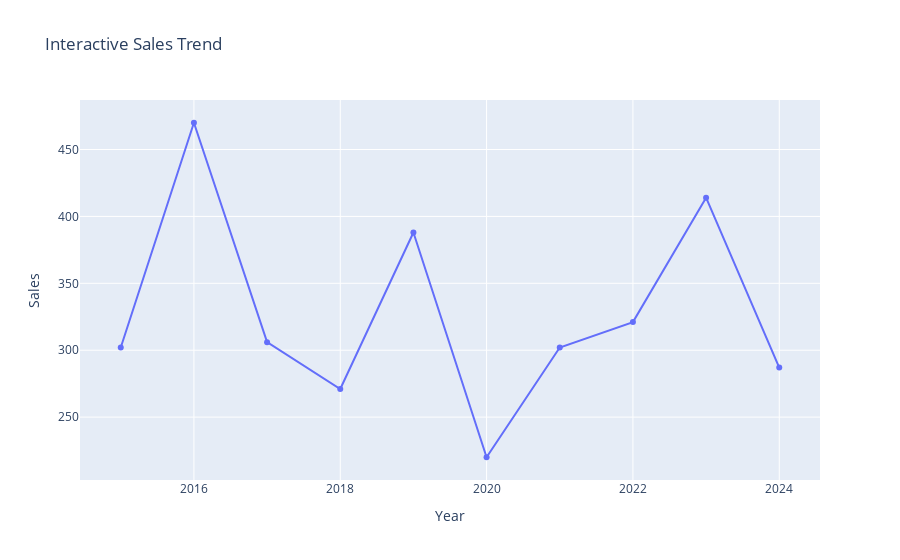
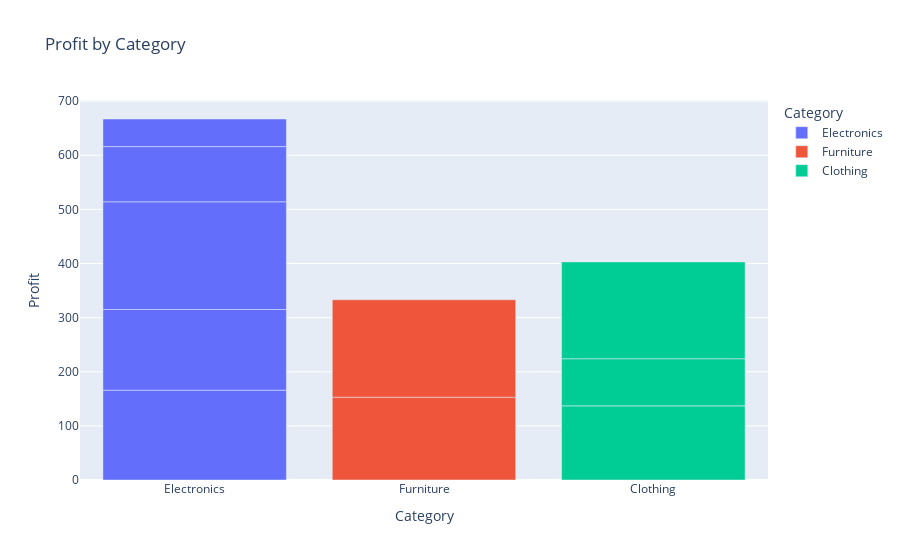
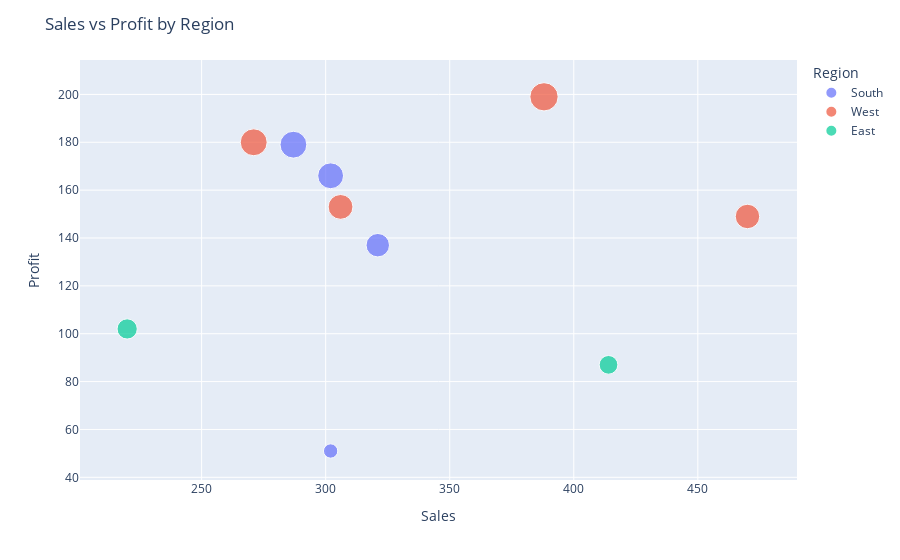

The notebook cell these images were saved under, in order:
### Code cell
import plotly.express as px

fig = px.line(data, x='Year', y='Sales', title='Interactive Sales Trend', markers=True)
fig.show()



fig = px.bar(data, x='Category', y='Profit', color='Category', title='Profit by Category')
fig.show()



fig = px.scatter(data, x='Sales', y='Profit', color='Region', size='Profit', hover_data=['Year'])
fig.update_layout(title='Sales vs Profit by Region')
fig.show()

### Figure 1 — Plotly figure (JSON) as saved in the notebook; plotly's stock layout.template omitted (floating-point values rounded to 4 significant figures)
{"data": [{"hovertemplate": "Year=%{x}<br>Sales=%{y}<extra></extra>", "legendgroup": "", "line": {"color": "#636efa", "dash": "solid"}, "marker": {"symbol": "circle"}, "mode": "markers+lines", "name": "", "orientation": "v", "showlegend": false, "type": "scatter", "x": [2015, 2016, 2017, 2018, 2019, 2020, 2021, 2022, 2023, 2024], "xaxis": "x", "y": [302, 470, 306, 271, 388, 220, 302, 321, 414, 287], "yaxis": "y"}], "layout": {"autosize": true, "legend": {"tracegroupgap": 0}, "title": {"text": "Interactive Sales Trend"}, "xaxis": {"anchor": "y", "autorange": true, "domain": [0, 1], "range": [2014.0, 2025.0], "title": {"text": "Year"}, "type": "linear"}, "yaxis": {"anchor": "x", "autorange": true, "domain": [0, 1], "range": [199.4, 490.6], "title": {"text": "Sales"}, "type": "linear"}}}

### Figure 2 — Plotly figure (JSON) as saved in the notebook; plotly's stock layout.template omitted (floating-point values rounded to 4 significant figures)
{"data": [{"alignmentgroup": "True", "hovertemplate": "Category=%{x}<br>Profit=%{y}<extra></extra>", "legendgroup": "Electronics", "marker": {"color": "#636efa", "pattern": {"shape": ""}}, "name": "Electronics", "offsetgroup": "Electronics", "orientation": "v", "showlegend": true, "textposition": "auto", "type": "bar", "x": ["Electronics", "Electronics", "Electronics", "Electronics", "Electronics"], "xaxis": "x", "y": [166, 149, 199, 102, 51], "yaxis": "y"}, {"alignmentgroup": "True", "hovertemplate": "Category=%{x}<br>Profit=%{y}<extra></extra>", "legendgroup": "Furniture", "marker": {"color": "#EF553B", "pattern": {"shape": ""}}, "name": "Furniture", "offsetgroup": "Furniture", "orientation": "v", "showlegend": true, "textposition": "auto", "type": "bar", "x": ["Furniture", "Furniture"], "xaxis": "x", "y": [153, 180], "yaxis": "y"}, {"alignmentgroup": "True", "hovertemplate": "Category=%{x}<br>Profit=%{y}<extra></extra>", "legendgroup": "Clothing", "marker": {"color": "#00cc96", "pattern": {"shape": ""}}, "name": "Clothing", "offsetgroup": "Clothing", "orientation": "v", "showlegend": true, "textposition": "auto", "type": "bar", "x": ["Clothing", "Clothing", "Clothing"], "xaxis": "x", "y": [137, 87, 179], "yaxis": "y"}], "layout": {"autosize": true, "barmode": "relative", "legend": {"title": {"text": "Category"}, "tracegroupgap": 0}, "title": {"text": "Profit by Category"}, "xaxis": {"anchor": "y", "autorange": true, "categoryarray": ["Electronics", "Furniture", "Clothing"], "categoryorder": "array", "domain": [0, 1], "range": [-0.5, 2.5], "title": {"text": "Category"}, "type": "category"}, "yaxis": {"anchor": "x", "autorange": true, "domain": [0, 1], "range": [0, 702.1], "title": {"text": "Profit"}, "type": "linear"}}}

### Figure 3 — Plotly figure (JSON) as saved in the notebook; plotly's stock layout.template omitted (floating-point values rounded to 4 significant figures)
{"data": [{"customdata": [[2015], [2021], [2022], [2024]], "hovertemplate": "Region=South<br>Sales=%{x}<br>Profit=%{marker.size}<br>Year=%{customdata[0]}<extra></extra>", "legendgroup": "South", "marker": {"color": "#636efa", "size": [166, 51, 137, 179], "sizemode": "area", "sizeref": 0.4975, "symbol": "circle"}, "mode": "markers", "name": "South", "orientation": "v", "showlegend": true, "type": "scatter", "x": [302, 302, 321, 287], "xaxis": "x", "y": [166, 51, 137, 179], "yaxis": "y"}, {"customdata": [[2016], [2017], [2018], [2019]], "hovertemplate": "Region=West<br>Sales=%{x}<br>Profit=%{marker.size}<br>Year=%{customdata[0]}<extra></extra>", "legendgroup": "West", "marker": {"color": "#EF553B", "size": [149, 153, 180, 199], "sizemode": "area", "sizeref": 0.4975, "symbol": "circle"}, "mode": "markers", "name": "West", "orientation": "v", "showlegend": true, "type": "scatter", "x": [470, 306, 271, 388], "xaxis": "x", "y": [149, 153, 180, 199], "yaxis": "y"}, {"customdata": [[2020], [2023]], "hovertemplate": "Region=East<br>Sales=%{x}<br>Profit=%{marker.size}<br>Year=%{customdata[0]}<extra></extra>", "legendgroup": "East", "marker": {"color": "#00cc96", "size": [102, 87], "sizemode": "area", "sizeref": 0.4975, "symbol": "circle"}, "mode": "markers", "name": "East", "orientation": "v", "showlegend": true, "type": "scatter", "x": [220, 414], "xaxis": "x", "y": [102, 87], "yaxis": "y"}], "layout": {"autosize": true, "legend": {"itemsizing": "constant", "title": {"text": "Region"}, "tracegroupgap": 0}, "margin": {"t": 60}, "title": {"text": "Sales vs Profit by Region"}, "xaxis": {"anchor": "y", "autorange": true, "domain": [0, 1], "range": [202.1, 488.6], "title": {"text": "Sales"}, "type": "linear"}, "yaxis": {"anchor": "x", "autorange": true, "domain": [0, 1], "range": [34.85, 221.8], "title": {"text": "Profit"}, "type": "linear"}}}
